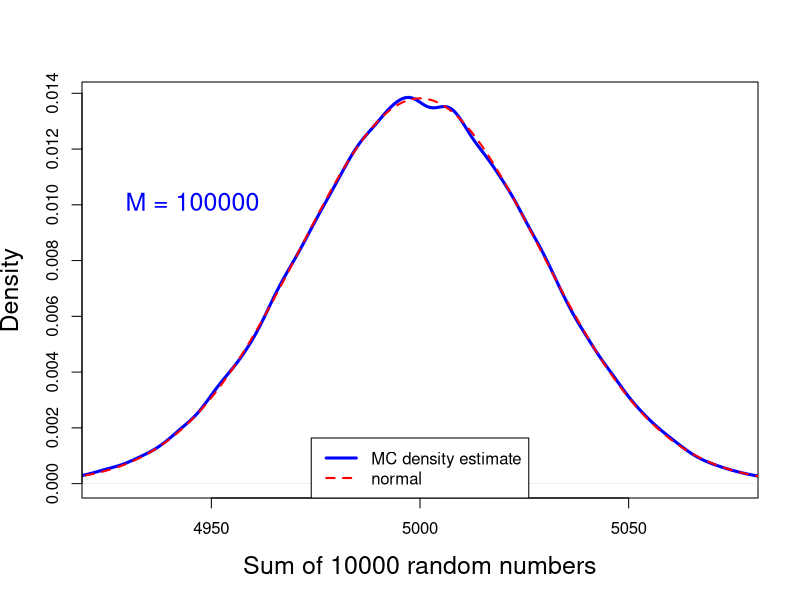

The R script that drew this image:
print('file: CLTdensity1e5MC.R')
# Central Limit Theorem (CLT): sum of random numbers -> normal distribution
M = 1e5  
N = 10000   # number of random numbers to sum up
S = numeric(M) # array for sums of random numbers
set.seed(1953) # set seed for random number generators
for(k in 1:M) S[k] = sum(runif(N))
Smean = mean(S); Ssd = sd(S)
SmeanTheory = N/2; SsdTheory = sqrt(N/12)
# png('SumRandomM100000DensityBook160104.png',width=16,height=12,units='cm',res=300)
plot(density(S,from=4900,to=5100),col='blue',lwd=3,main='',
       xlab='Sum of 10000 random numbers',xlim=c(4925,5075),las=0,cex.lab=1.5)
  text(4927,0.01,pos=4,'M = 100000',col='blue',cex=1.5)
  x = seq(4900,5100,1); y = dnorm(x,SmeanTheory,SsdTheory)
  lines(x,y,col='red',lwd=2,lty=2)
  legend('bottom',legend=c('MC density estimate','normal'),col=c('blue','red'),
         lty=c(1,2),lwd=c(3,2))
# dev.off()
# --------------------------------------------------------------
# Results:
print(c('M = ',M))                                 
print(c('Smean = ',round(Smean,3)))                
print(c('should be close to ',SmeanTheory))        
print(c('Ssd = ',round(Ssd,3)))                    
print(c('should be close to ',round(SsdTheory,3))) 
